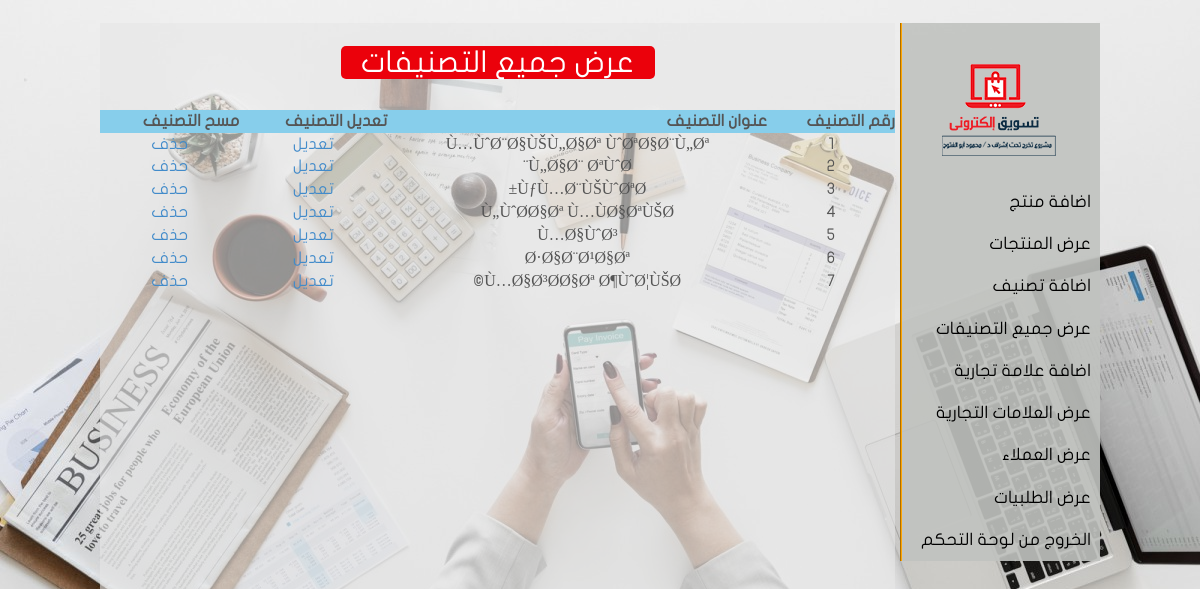
The page /admin/index.php?view_cats (signed in) on the database its author committed.
### tables this page shows
CREATE TABLE `categories` (
  `cat_id` int(100) NOT NULL,
  `cat_title` text NOT NULL
);

### admin/view_cats.php (the view)
<br>
<table width="795" align="center" bgcolor="pink">
    <tr align="center">
        <td colspan="6"><h2 style="    background-color: #eb010b;
    width: 314px;
    border-radius: 5px;
    /* float: right; */
    margin-bottom: 31px;
    color: #fff;
    font-size: 30px;">عرض جميع التصنيفات</h2></td>
    </tr>
    <tr align="center" bgcolor="skyblue" style="font-family: JF Flat Regular ;">
        <th>رقم التصنيف</th>
		<th>عنوان التصنيف</th>
		<th>تعديل التصنيف</th>
		<th>مسح التصنيف</th>
    </tr>
    <?php
    include("includes/db.php");
    $get_cat = "select * from categories";
    $run_cat = mysqli_query($con, $get_cat);
    $i = 0;
    while($row_cat=mysqli_fetch_array($run_cat)){
        $cat_id = $row_cat['cat_id'];
        $cat_title = $row_cat['cat_title'];
        $i++;
    ?>
    <tr align = "center" style="font-family: JF Flat Regular ;">
        <td><?php echo $i; ?></td>
        <td><?php echo $cat_title; ?></td>
        <td><a href="index.php?edit_cat=<?php echo $cat_id; ?>">تعديل</a></td>
        <td><a href="delete_cat.php?delete_cat=<?php echo $cat_id;?>">حذف</a></td>
    </tr>
    <?php } ?>
</table>

### admin/css/style.css (style rules this page uses)
html, body { direction:rtl; font-family: "JF Flat Regular"; background: #FFf; font-weight: 300; font-size: 16px; color: #555; }
body a { transition: 0.5s all; -webkit-transition: 0.5s all; -moz-transition: 0.5s all; -o-transition: 0.5s all; -ms-transition: 0.5s all; }
h1, h2, h3, h4, h5, h6 { font-family: "JF Flat Regular"; margin-top: 0; margin-right: 0; margin-left: 0; margin-bottom: 20px; color: #666; }
h2 { margin: 20px 0; }

### admin/styles/login_style.css (style rules this page uses)
* { -webkit-box-sizing:border-box; -moz-box-sizing:border-box; -ms-box-sizing:border-box; -o-box-sizing:border-box; box-sizing:border-box; }
html { width: 100%; height:100%; overflow:hidden; }
body { width: 100%; height:100%; font-family: 'Open Sans', sans-serif; background: #092756; background: -moz-radial-gradient(0% 100%, ellipse cover, rgba(104,128,138,.4) 10%,rgba(138,114,76,0) 40%),-moz-linear-gradient(top, rgba(57,173,219,.25) 0%, rgba(42,60,87,.4) 100%), -moz-linear-gradient(-45deg, #670d10 0%, #092756 100%); background: -webkit-radial-gradient(0% 100%, ellipse cover, rgba(104,128,138,.4) 10%,rgba(138,114,76,0) 40%), -webkit-linear-gradient(top, rgba(57,173,219,.25) 0%,rgba(42,60,87,.4) 100%), -webkit-linear-gradient(-45deg, #670d10 0%,#092756 100%); background: -o-radial-gradient(0% 100%, ellipse cover, rgba(104,128,138,.4) 10%,rgba(138,114,76,0) 40%), -o-linear-gradient(top, rgba(57,173,219,.25) 0%,rgba(42,60,87,.4) 100%), -o-linear-gradient(-45deg, #670d10 0%,#092756 100%); background: -ms-radial-gradient(0% 100%, ellipse cover, rgba(104,128,138,.4) 10%,rgba(138,114,76,0) 40%), -ms-linear-gradient(top, rgba(57,173,219,.25) 0%,rgba(42,60,87,.4) 100%), -ms-linear-gradient(-45deg, #670d10 0%,#092756 100%); background: -webkit-radial-gradient(0% 100%, ellipse cover, rgba(104,128,138,.4) 10%,rgba(138,114,76,0) 40%), linear-gradient(to bottom, rgba(57,173,219,.25) 0%,rgba(42,60,87,.4) 100%), linear-gradient(135deg, #670d10 0%,#092756 100%); filter: progid:DXImageTransform.Microsoft.gradient( startColorstr='#3E1D6D', endColorstr='#092756',GradientType=1 ); }

### admin/styles/style.css (style rules this page uses)
html, body, div, span, applet, object, iframe, h1, h2, h3, h4, h5, h6, p, blockquote, pre, a, abbr, acronym, address, big, cite, code, del, dfn, em, img, ins, kbd, q, s, samp, small, strike, strong, sub, sup, tt, var, b, u, i, center, dl, dt, dd, ol, ul, li, fieldset, form, label, legend, table, caption, tbody, tfoot, thead, tr, th, td, article, aside, canvas, details, embed, figure, figcaption, footer, header, hgroup, menu, nav, output, ruby, section, summary, time, mark, audio, video { margin: 0; padding: 0; border: 0; vertical-align: baseline; }
body { background-image:url(../images/bg.jpg); background-attachment: fixed; height: 2500px }

### rows shown on the page
categories: cat_title "Ù…ÙˆØ¨Ø§ÙŠÙ„Ø§Øª ÙˆØªØ§Ø¨Ù„Øª"
categories: cat_title "Ù„Ø§Ø¨ ØªÙˆØ¨"
categories: cat_title "ÙƒÙ…Ø¨ÙŠÙˆØªØ±"
categories: cat_title "Ù„ÙˆØ­Ø§Øª Ù…ÙØ§ØªÙŠØ­"
categories: cat_title "Ù…Ø§ÙˆØ³"
categories: cat_title "Ø·Ø§Ø¨Ø¹Ø§Øª"
categories: cat_title "Ù…Ø§Ø³Ø­Ø§Øª Ø¶ÙˆØ¦ÙŠØ©"
